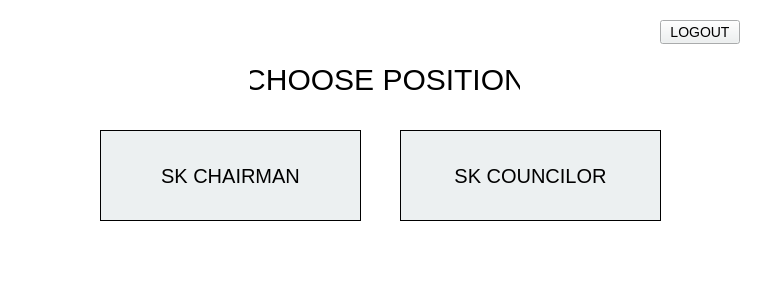
<?xml version="1.0" encoding="UTF-8"?>
<ui version="4.0">
 <class>skpositions</class>
 <widget class="QDialog" name="skpositions">
  <property name="geometry">
   <rect>
    <x>0</x>
    <y>0</y>
    <width>759</width>
    <height>284</height>
   </rect>
  </property>
  <property name="windowTitle">
   <string>SK POSITIONS</string>
  </property>
  <property name="windowIcon">
   <iconset resource="../icons.qrc">
    <normaloff>:/icons/buttons/icons/voting-box.png</normaloff>:/icons/buttons/icons/voting-box.png</iconset>
  </property>
  <property name="styleSheet">
   <string notr="true">background-color: white;</string>
  </property>
  <widget class="QLabel" name="label">
   <property name="geometry">
    <rect>
     <x>250</x>
     <y>60</y>
     <width>270</width>
     <height>38</height>
    </rect>
   </property>
   <property name="styleSheet">
    <string notr="true">QLabel {
	font: 700 9pt &quot;Segoe UI&quot;;
	font-size: 30px;
	color: black;
}</string>
   </property>
   <property name="text">
    <string>CHOOSE POSITION</string>
   </property>
   <property name="alignment">
    <set>Qt::AlignmentFlag::AlignCenter</set>
   </property>
  </widget>
  <widget class="QPushButton" name="btreasurerButton">
   <property name="geometry">
    <rect>
     <x>100</x>
     <y>130</y>
     <width>261</width>
     <height>91</height>
    </rect>
   </property>
   <property name="cursor">
    <cursorShape>PointingHandCursor</cursorShape>
   </property>
   <property name="styleSheet">
    <string notr="true">QPushButton {
	font: 600 9pt &quot;Segoe UI&quot;;
	font-size: 20px;
	color: black;
	background-color: #ecf0f1;
	border: 1px solid black;
} 
QPushButton:hover {
	background-color: #bdc3c7;
}</string>
   </property>
   <property name="text">
    <string>SK CHAIRMAN</string>
   </property>
   <property name="icon">
    <iconset resource="../icons.qrc">
     <normaloff>:/icons/buttons/icons/graduate.png</normaloff>:/icons/buttons/icons/graduate.png</iconset>
   </property>
  </widget>
  <widget class="QPushButton" name="bSecretaryButton">
   <property name="geometry">
    <rect>
     <x>400</x>
     <y>130</y>
     <width>261</width>
     <height>91</height>
    </rect>
   </property>
   <property name="cursor">
    <cursorShape>PointingHandCursor</cursorShape>
   </property>
   <property name="styleSheet">
    <string notr="true">QPushButton {
	font: 600 9pt &quot;Segoe UI&quot;;
	font-size: 20px;
	color: black;
	background-color: #ecf0f1;
	border: 1px solid black;
} 
QPushButton:hover {
	background-color: #bdc3c7;
}</string>
   </property>
   <property name="text">
    <string>SK COUNCILOR</string>
   </property>
   <property name="icon">
    <iconset resource="../icons.qrc">
     <normaloff>:/icons/buttons/icons/checklist_icon.png</normaloff>:/icons/buttons/icons/checklist_icon.png</iconset>
   </property>
  </widget>
  <widget class="QPushButton" name="logoutButton">
   <property name="geometry">
    <rect>
     <x>660</x>
     <y>20</y>
     <width>80</width>
     <height>24</height>
    </rect>
   </property>
   <property name="cursor">
    <cursorShape>PointingHandCursor</cursorShape>
   </property>
   <property name="styleSheet">
    <string notr="true">QPushButton {
	font: 500 9pt &quot;Source Code Pro&quot;;
	font-size: 14px;
	color: black;
	background-color: #ecf0f1;
} 
QPushButton:hover {
	background-color: #bdc3c7;
}</string>
   </property>
   <property name="text">
    <string>LOGOUT</string>
   </property>
   <property name="icon">
    <iconset resource="../icons.qrc">
     <normaloff>:/icons/buttons/icons/power_icon.png</normaloff>:/icons/buttons/icons/power_icon.png</iconset>
   </property>
  </widget>
 </widget>
 <resources>
  <include location="../icons.qrc"/>
 </resources>
 <connections/>
</ui>
